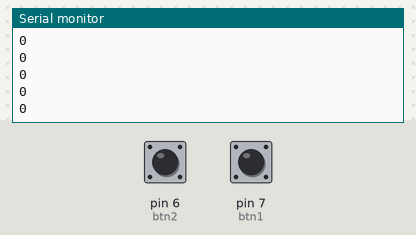
Bench run of a sketch on a simulated Arduino Uno, built with avr-gcc and run on an emulated ATmega328P. On the bench: the last lines printed to the serial monitor. Inputs (shaded band) come from the test bench; at power-on: pin 6 (btn2) HIGH, pin 7 (btn1) HIGH.

Above: at 2.8 s.
2.9 s: pin 6 (btn2) pulled LOW for 1.2 s
At 3.9 s:
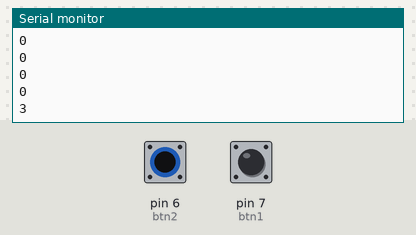
5.6 s: pin 7 (btn1) pulled LOW for 1.2 s
At 6.4 s:
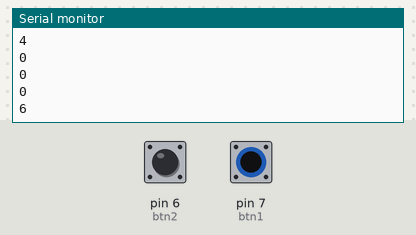
8.3 s: pin 6 (btn2) pulled LOW for 1.2 s
At 8.9 s:
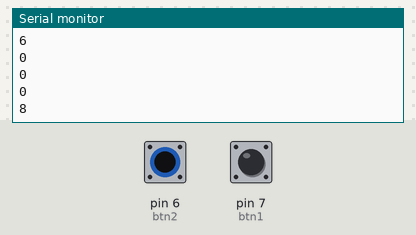
11.0 s: pin 7 (btn1) pulled LOW for 1.2 s
At 11.4 s:
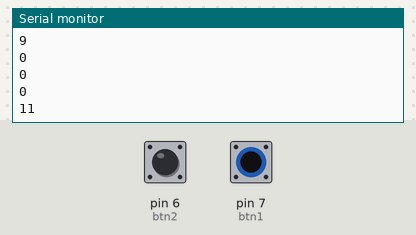
Timing chart, 0 to 14.0 s (numbered marks = the images above; inputs shaded):
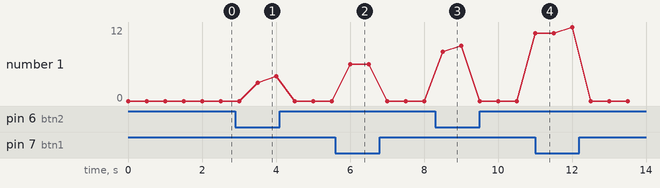

The sketch:

ex10.ino
```cpp
// Arduino Board Layout:
//                   +5V
//                    |
// Pin 7 ------------ Button 1
//                    |
// Pin 6 ------------ Button 2
//                    |
//                   GND

// Tool for online arduino board layout:
// https://www.tinkercad.com/

const int btn1 = 7;       // Pin 7 is connected to Button 1
const int btn2 = 6;       // Pin 6 is connected to Button 2
int btn1_time = 0;        // Variable to store the time when Button 1 was pressed
int btn2_time = 0;        // Variable to store the time when Button 2 was pressed

void setup()
{
  Serial.begin(9600);     // Initialize the serial communication at a baud rate of 9600
  pinMode(btn1, INPUT_PULLUP);   // Set Pin 7 as an input pin for Button 1 with internal pull-up resistor enabled
  pinMode(btn2, INPUT_PULLUP);   // Set Pin 6 as an input pin for Button 2 with internal pull-up resistor enabled
}

void loop()
{
  if (digitalRead(btn1) == HIGH)   // Check if Button 1 is pressed
  {
    btn1_time = millis();          // Record the current time in milliseconds when Button 1 was pressed
    int buffer = btn1_time - btn2_time;   // Calculate the time difference between Button 1 and Button 2 presses
    Serial.println(buffer / 1000);   // Print the time difference in seconds
    btn2_time = 0;                  // Reset the Button 2 time variable
    delay(500);                     // Delay for 500 milliseconds
  }
  if (digitalRead(btn2) == HIGH)   // Check if Button 2 is pressed
  {
    btn2_time = millis();          // Record the current time in milliseconds when Button 2 was pressed
    int buffer = btn2_time - btn1_time;   // Calculate the time difference between Button 2 and Button 1 presses
    Serial.println(buffer / 1000);   // Print the time difference in seconds
    btn1_time = 0;                  // Reset the Button 1 time variable
    delay(500);                     // Delay for 500 milliseconds
  }
}
```

Measured:
- after the input at 2.9 s, the serial monitor: prints a new line after 0.60 s (image 1)
- after the input at 5.6 s, the serial monitor: prints a new line after 0.40 s (image 2)
- after the input at 8.3 s, the serial monitor: prints a new line after 0.20 s (image 3)
- after the input at 11.0 s, the serial monitor: prints a new line at once (image 4)
